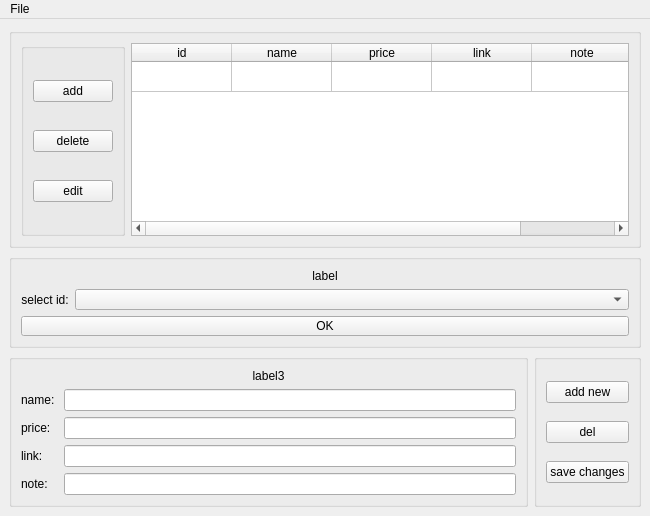
<?xml version="1.0" encoding="UTF-8"?>
<ui version="4.0">
 <class>MainWindow</class>
 <widget class="QMainWindow" name="MainWindow">
  <property name="geometry">
   <rect>
    <x>0</x>
    <y>0</y>
    <width>650</width>
    <height>505</height>
   </rect>
  </property>
  <property name="windowTitle">
   <string>Wishlist</string>
  </property>
  <widget class="QWidget" name="centralwidget">
   <layout class="QGridLayout" name="gridLayout_3">
    <item row="1" column="0" colspan="2">
     <widget class="QGroupBox" name="groupBox_2">
      <property name="maximumSize">
       <size>
        <width>16777215</width>
        <height>94</height>
       </size>
      </property>
      <property name="title">
       <string/>
      </property>
      <layout class="QFormLayout" name="formLayout">
       <item row="2" column="0">
        <widget class="QLabel" name="label_2">
         <property name="frameShadow">
          <enum>QFrame::Plain</enum>
         </property>
         <property name="text">
          <string>select id:</string>
         </property>
         <property name="textFormat">
          <enum>Qt::AutoText</enum>
         </property>
         <property name="alignment">
          <set>Qt::AlignCenter</set>
         </property>
        </widget>
       </item>
       <item row="2" column="1">
        <widget class="QComboBox" name="comboBox"/>
       </item>
       <item row="3" column="0" colspan="2">
        <widget class="QPushButton" name="pushButton_4">
         <property name="text">
          <string>OK</string>
         </property>
        </widget>
       </item>
       <item row="1" column="0" colspan="2">
        <widget class="QLabel" name="label">
         <property name="text">
          <string>label</string>
         </property>
         <property name="alignment">
          <set>Qt::AlignCenter</set>
         </property>
        </widget>
       </item>
      </layout>
     </widget>
    </item>
    <item row="2" column="0">
     <widget class="QGroupBox" name="groupBox_3">
      <property name="title">
       <string/>
      </property>
      <layout class="QFormLayout" name="formLayout_2">
       <item row="1" column="0">
        <widget class="QLabel" name="label_4">
         <property name="text">
          <string>name: </string>
         </property>
        </widget>
       </item>
       <item row="1" column="1">
        <widget class="QLineEdit" name="lineEdit"/>
       </item>
       <item row="2" column="0">
        <widget class="QLabel" name="label_5">
         <property name="text">
          <string>price: </string>
         </property>
        </widget>
       </item>
       <item row="2" column="1">
        <widget class="QLineEdit" name="lineEdit_2"/>
       </item>
       <item row="3" column="0">
        <widget class="QLabel" name="label_6">
         <property name="text">
          <string>link: </string>
         </property>
        </widget>
       </item>
       <item row="3" column="1">
        <widget class="QLineEdit" name="lineEdit_3"/>
       </item>
       <item row="4" column="0">
        <widget class="QLabel" name="label_7">
         <property name="text">
          <string>note: </string>
         </property>
        </widget>
       </item>
       <item row="4" column="1">
        <widget class="QLineEdit" name="lineEdit_4"/>
       </item>
       <item row="0" column="0" colspan="2">
        <widget class="QLabel" name="label_3">
         <property name="text">
          <string>label3</string>
         </property>
         <property name="alignment">
          <set>Qt::AlignCenter</set>
         </property>
        </widget>
       </item>
      </layout>
     </widget>
    </item>
    <item row="2" column="1">
     <widget class="QGroupBox" name="groupBox_4">
      <property name="title">
       <string/>
      </property>
      <layout class="QGridLayout" name="gridLayout_2">
       <item row="2" column="0">
        <widget class="QPushButton" name="pushButton_7">
         <property name="text">
          <string>save changes</string>
         </property>
        </widget>
       </item>
       <item row="0" column="0">
        <widget class="QPushButton" name="pushButton_5">
         <property name="text">
          <string>add new</string>
         </property>
        </widget>
       </item>
       <item row="1" column="0">
        <widget class="QPushButton" name="pushButton_6">
         <property name="text">
          <string>del</string>
         </property>
        </widget>
       </item>
      </layout>
     </widget>
    </item>
    <item row="0" column="0" colspan="2">
     <widget class="QGroupBox" name="groupBox_5">
      <property name="minimumSize">
       <size>
        <width>530</width>
        <height>220</height>
       </size>
      </property>
      <property name="title">
       <string/>
      </property>
      <layout class="QGridLayout" name="gridLayout">
       <item row="0" column="1">
        <widget class="QTableWidget" name="tableWidget">
         <attribute name="verticalHeaderVisible">
          <bool>false</bool>
         </attribute>
         <row>
          <property name="text">
           <string>1</string>
          </property>
         </row>
         <column>
          <property name="text">
           <string>id</string>
          </property>
         </column>
         <column>
          <property name="text">
           <string>name</string>
          </property>
         </column>
         <column>
          <property name="text">
           <string>price</string>
          </property>
         </column>
         <column>
          <property name="text">
           <string>link</string>
          </property>
         </column>
         <column>
          <property name="text">
           <string>note</string>
          </property>
         </column>
        </widget>
       </item>
       <item row="0" column="0">
        <widget class="QGroupBox" name="groupBox">
         <property name="title">
          <string/>
         </property>
         <layout class="QVBoxLayout" name="verticalLayout">
          <item>
           <widget class="QPushButton" name="pushButton">
            <property name="text">
             <string>add</string>
            </property>
            <property name="checkable">
             <bool>false</bool>
            </property>
            <property name="checked">
             <bool>false</bool>
            </property>
           </widget>
          </item>
          <item>
           <widget class="QPushButton" name="pushButton_2">
            <property name="text">
             <string>delete</string>
            </property>
           </widget>
          </item>
          <item>
           <widget class="QPushButton" name="pushButton_3">
            <property name="text">
             <string>edit</string>
            </property>
           </widget>
          </item>
         </layout>
        </widget>
       </item>
      </layout>
     </widget>
    </item>
   </layout>
  </widget>
  <widget class="QMenuBar" name="menubar">
   <property name="geometry">
    <rect>
     <x>0</x>
     <y>0</y>
     <width>650</width>
     <height>21</height>
    </rect>
   </property>
   <widget class="QMenu" name="menu">
    <property name="title">
     <string>File</string>
    </property>
    <addaction name="actionExit"/>
   </widget>
   <addaction name="menu"/>
  </widget>
  <action name="actionExit">
   <property name="text">
    <string>Exit</string>
   </property>
  </action>
  <action name="actionSettings">
   <property name="text">
    <string>Settings</string>
   </property>
  </action>
 </widget>
 <resources/>
 <connections/>
</ui>
